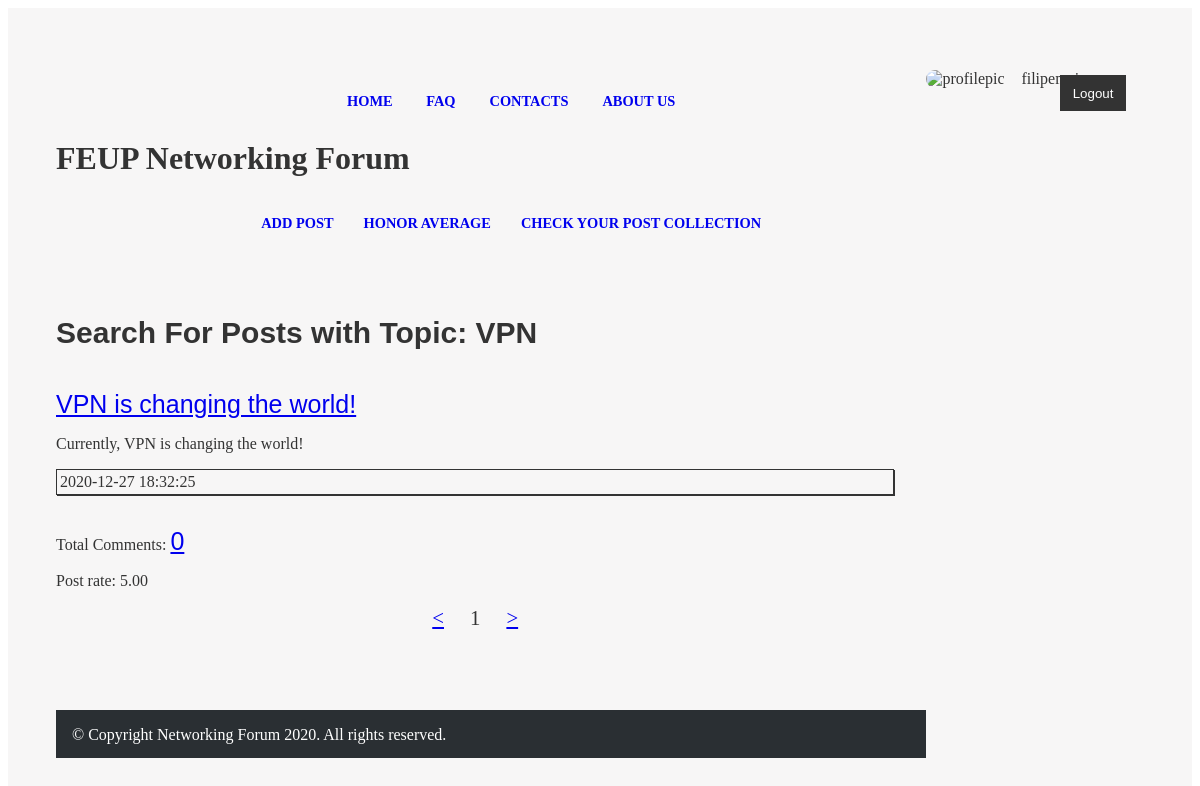
Screenshot of /php/list_by_topic.php?topic=VPN (signed in) with the database file from the repository.
### tables this page shows
CREATE TABLE forumpost (
    postid integer PRIMARY KEY AUTOINCREMENT,
    posttitle text NOT NULL,
    content text CHECK(LENGTH(content)>= 0 AND LENGTH(content)<20000),
    username text REFERENCES user, 
    published INTEGER, 
    topic text REFERENCES topic, 
    postrate integer CHECK(postrate>=0 AND postrate <=5)
    );

### php/list_by_topic.php (called while the page is built, shortened)
<?php
    require_once("../database/init.php");
    require_once("../database/posts.php");
    require_once("../database/comments.php");
    include_once("../templates/homepage_section/header_pagina_inicial_tpl.php");
    $topic = $_GET["topic"];
    $n_posts = getNumberOfPostsByTopic($topic);
    $n_pages = ceil($n_posts/2);
    if(isset($_GET["page"])){
      $page = $_GET["page"];
        if($page < 1){
          $page = 1;
        }
        if($page > $n_pages){
          $page = $n_pages;
        }
    } else{
        $page = 1;
    }
    $articles = getPostsByTopic($topic, $page);
    include_once("../templates/homepage_section/list_by_topic_tpl.php");
    include_once("../templates/static_sections/footer_tpl.php");
 ?>

### database/posts.php (called while the page is built, shortened)
<?php
function getPostsByTopic($topic, $page)
{
  global $dbh;
  $stmt = $dbh->prepare('SELECT postid, posttitle,content,topic, published, postrate FROM forumpost
                          WHERE topic = ? ORDER BY published DESC LIMIT ? OFFSET ?');
  $stmt->execute(array($topic, 2, ($page-1)*2));
  return $stmt->fetchAll();
}

### database/comments.php (called while the page is built, shortened)
<?php
  function getTotalOfCommentsOnPost($postid){
    global $dbh;
    $stmt = $dbh->prepare('SELECT COUNT(comment.postid) as numbOfComments FROM comment WHERE postid = ?');
    $stmt->execute(array($postid));
    return $stmt->fetchColumn();
  }
?>

### templates/homepage_section/list_by_topic_tpl.php (the view)
<section id="posts">
<article>
<aside id="related">
    <h1> Search For Posts with Topic: <?php echo $topic;?> </h1>
    <?php foreach ($articles as $article) { ?>
            <article>
                <a href="../php/post.php?postid=<?php echo $article['postid'] ?>"><?php echo $article['posttitle'] ?></a>
                <p><?php echo $article['content'] ?></p>
                <p class="date"><?= $article['published'] ;?></p>
                <?php $numbOfComments = getTotalOfCommentsOnPost($article['postid']); ?>
                <p>Total Comments: <a href="../php/post.php?postitle=<?php echo $article['posttitle'] ?>&postid=<?php echo $article['postid']?>">
                <?php echo $numbOfComments; ?></a>
                <p>Post rate: <?php echo number_format($article["postrate"], 2, '.', ''); ?></p>
    <?php  } ?>
</article>
</aside>
<div id="pagination">
      <a href="../php/list_by_topic.php?topic=<?php echo $topic;?>&page=<?php echo $page-1; ?>">&lt;</a>
        <?php echo $page ?>
      <a href="../php/list_by_topic.php?topic=<?php echo $topic;?>&page=<?php echo $page+1; ?>">&gt;</a>
</div>

### css/initialpage.css (style rules this page uses)
* { list-style: none; }
body > header h1 { margin-top: 2em; }
aside { grid-column: middle; grid-row: topics/end; }
#posts { grid-column: start; }
body > header h1 { grid-column: 1; grid-row: 1; }
#pagination { text-align: center; font-size: 1.3em; }
#pagination a { margin: 0 1em; }
#posts { margin-right: 2em; }
.date { border: 1px solid; padding: 3px; box-shadow: 1px 1px; margin-bottom: 2em; }
#posts h1 { font-size: 30px; font-family: Impact, Haettenschweiler, 'Arial Narrow Bold', sans-serif; }
#related a { font-size: 25px; font-family: Verdana, Geneva, Tahoma, sans-serif; }

### rows the page displays
forumpost: posttitle "VPN is changing the world!", content "Currently, VPN is changing the world!", published "2020-12-27 18:32:25", numbOfComments "0", postrate "5.00"

### other values shown
$_SESSION["username"] "filipemaia"
$topic "VPN"
$page "1"
